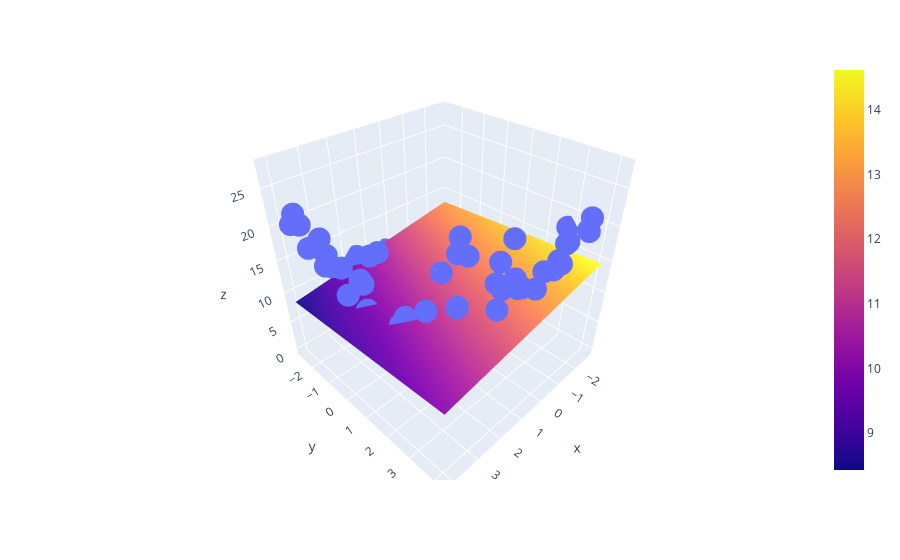

Source (notebook cell):
### Markdown cell above
## Best Fit Hyperplane

### Code cell
x_input = np.linspace(x.min(), x.max(), 10)
y_input = np.linspace(y.min(), y.max(), 10)
xGrid, yGrid = np.meshgrid(x_input,y_input)

final = np.vstack((xGrid.ravel().reshape(1,100),yGrid.ravel().reshape(1,100))).T

z_final = lr.predict(final).reshape(10,10)

fig = px.scatter_3d(df, x=x.ravel(), y=y.ravel(), z=z.ravel())
fig.add_trace(go.Surface(x = x_input, y = y_input, z =z_final ))
fig.show()
